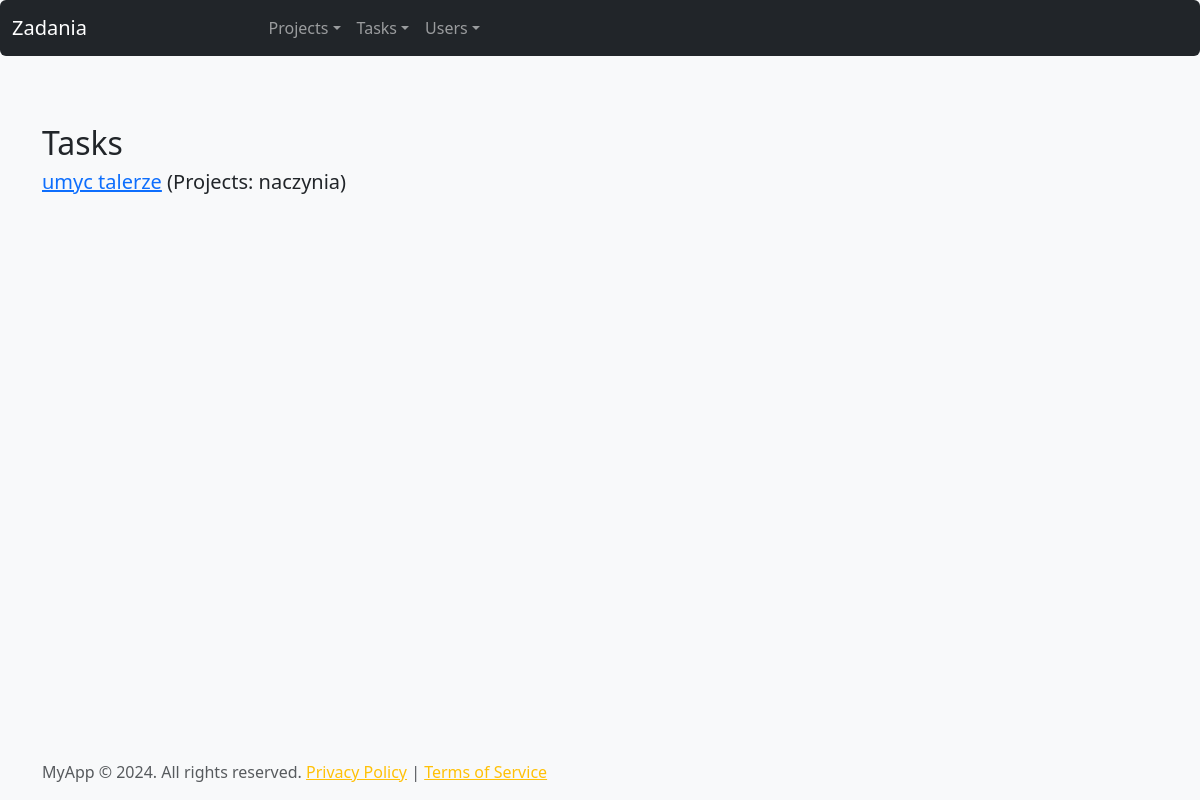
/tasks/, run on an earlier commit of the app's database.
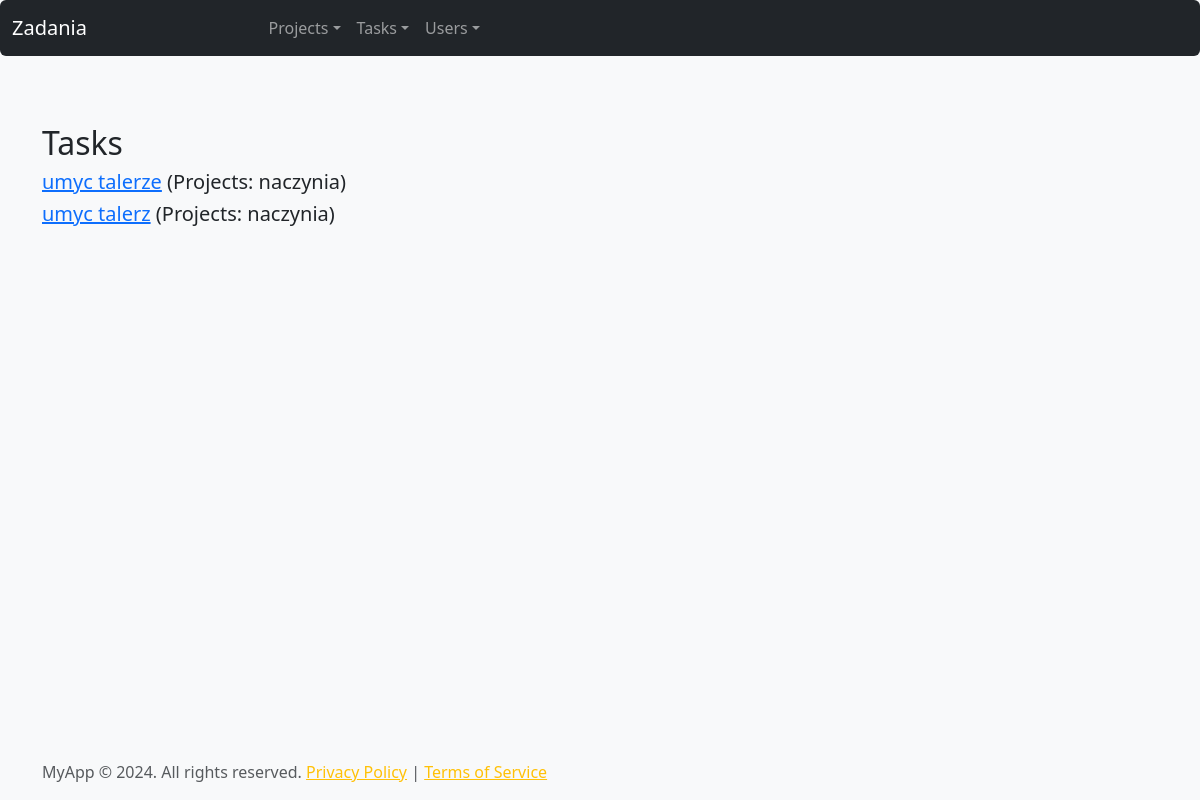
And on a later commit of the database.
### www/models.py (models this page shows, shortened)
class Project(models.Model):
    name = models.CharField(max_length=200)
    description = models.CharField(max_length=2000)
    start_date = models.DateTimeField(auto_now=False, auto_now_add=True)
    end_date = models.DateTimeField(auto_now=False, auto_now_add=True)

class Task(models.Model):
    name = models.CharField(max_length=200)
    description = models.CharField(max_length=2000)
    start_date = models.DateTimeField(auto_now=False, auto_now_add=True)
    end_date = models.DateTimeField(auto_now=False, auto_now_add=True)
    status = models.CharField(
            max_length=50,
            choices=TaskStatus.choices(),
            default=TaskStatus.NOT_STARTED.value)
    projects = models.ManyToManyField(Project)

### www/views.py (the view)
# urls.py: path('tasks/', views.tasks_list, name='tasks'),
def tasks_list(request):
    tasks = Task.objects.all().prefetch_related('projects')
    task_list = []
    for task in tasks:
        task_list.append({
            'id': task.id,
            'name': task.name,
            'projects': ', '.join([project.name for project in task.projects.all()])
        })
    return render(request, 'www/Tasks.html', {'tasks': task_list})

### www/templates/www/Tasks.html (shortened to what this page needs)
{% extends "www/base.html" %}
{% block content %}
    <h2>Tasks</h2>
    {% for task in tasks %}
        <h5>
            <a href="{% url 'detail-task' pk=task.id %}">{{ task.name }}</a>
            <span>(Projects: {{ task.projects }})</span>
        </h5>
    {% endfor %}
{% endblock %}

What changed in the data, as far as the page shows it:
added Task: name "umyc talerz"
Also different on the page:
new list line: "(Projects: )"
new list line: "naczynia"
